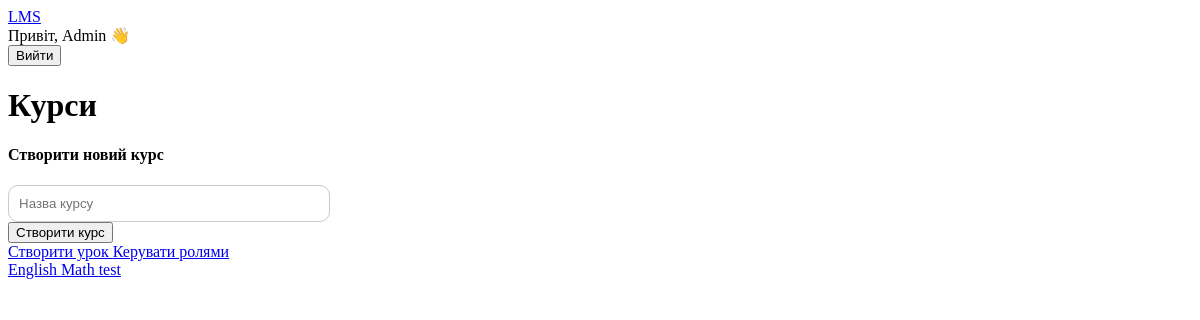
Page / (signed in) on the earlier database version.
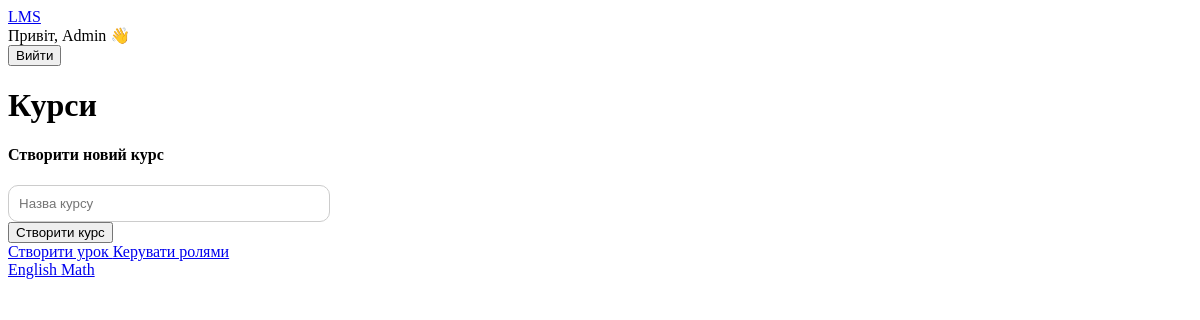
Same page on the later database version.
### lms/models.py (models this page shows, shortened)
class Course(models.Model):
    title = models.CharField(max_length=200)
    description = models.TextField()
    created_at = models.DateTimeField(auto_now_add=True)
    students = models.ManyToManyField(User, related_name='enrolled_courses', blank=True)

### lms/views.py (the view)
# urls.py: path('', views.home, name='home'),
@login_required
def home(request):
    if request.method == "POST":
        if request.user.is_superuser or request.user.profile.role in ["admin"]:
            title = request.POST.get("title")
            if title:
                Course.objects.create(title=title)
                return redirect("home")
    courses_list = Course.objects.all().order_by("-id")
    paginator = Paginator(courses_list, 5)
    page_number = request.GET.get("page")
    page_obj = paginator.get_page(page_number)
    return render(request, "lms/home.html", {
        "page_obj": page_obj
    })

### lms/templates/lms/home.html (shortened to what this page needs)
{% extends "base.html" %}
{% block content %}
<h1 class="mb-4">Курси</h1>
{% if user.is_authenticated %}
    {% if user.is_superuser or user.profile.role == "teacher" or user.profile.role == "admin" %}
        <div class="card shadow p-4 mb-4">
            <h4>Створити новий курс</h4>
            <form method="post">
                <div class="mb-3">
                    <input type="text"
                           name="title"
                           class="form-control"
                           placeholder="Назва курсу"
                           required>
                </div>
                <button type="submit" class="btn btn-success">
                    Створити курс
                </button>
            </form>
        </div>
        <a href="{% url 'select_module' %}" class="btn btn-outline-primary mb-3">
            Створити урок
        </a>
    {% endif %}
    {% if user.is_superuser or user.profile.role == "admin" %}
        <a href="{% url 'manage_roles' %}" class="btn btn-outline-danger mb-3">
            Керувати ролями
        </a>
    {% endif %}
{% endif %}
<div class="card shadow p-4">
    <div class="list-group">
        {% for course in page_obj %}
            <a href="{% url 'course_detail' course.id %}"
               class="list-group-item list-group-item-action">
                {{ course.title }}
            </a>
        {% empty %}
            <div class="alert alert-info">
                Курсів ще немає
            </div>
        {% endfor %}
    </div>
</div>
{% endblock %}

Differences in the rows shown:
removed Course: title "test"
